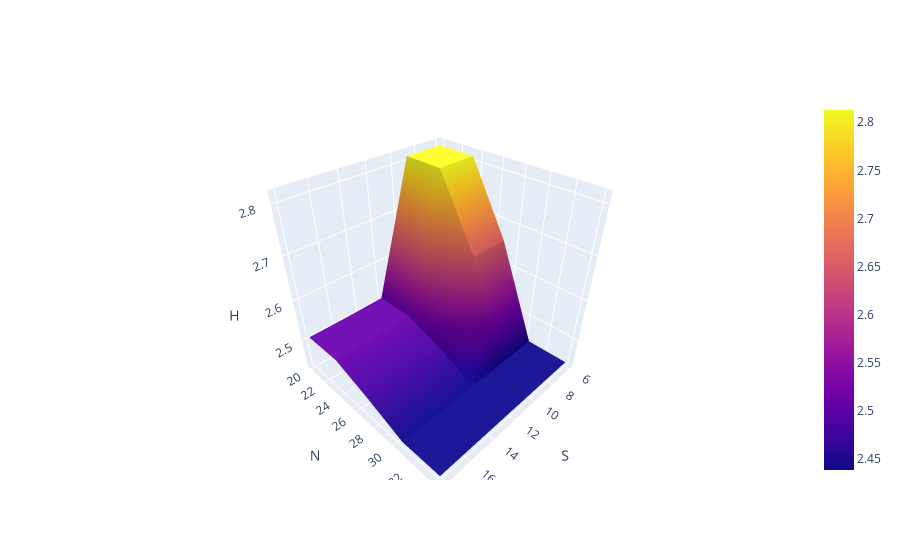

Source (notebook cell):
### Code cell
x = data['S'].sort_values()
y = data['N'].sort_values()
xx, yy = np.meshgrid(x, y)
zz = f2(xx, yy)

fig = go.Figure(data =
    go.Surface(
        z=zz,
        x=x,
        y=y
    ))
fig.update_layout(scene = dict(
                    xaxis_title='S',
                    yaxis_title='N',
                    zaxis_title='H'))
fig.show()

### Figure 1 — Plotly figure (JSON) as saved in the notebook; plotly's stock layout.template omitted (floating-point values rounded to 4 significant figures; data arrays with more than 128 entries replaced by an {"elided": "..."} marker saying what was removed)
{"data": [{"type": "surface", "x": [6, 9, 9, 9, 9, 9, 9, 9, 9, 12, 12, 12, 12, 12, 12, 12, 12, 12, 12, 12, 12, 12, 15, 15, 15, 15, 15, 15, 15, 15, 18], "y": [20, 23.5, 23.5, 23.5, 23.5, 23.5, 23.5, 23.5, 23.5, 27, 27, 27, 27, 27, 27, 27, 27, 27, 27, 27, 27, 27, 30.5, 30.5, 30.5, 30.5, 30.5, 30.5, 30.5, 30.5, 34], "z": {"elided": "31x31 float values"}}], "layout": {"scene": {"xaxis": {"title": {"text": "S"}}, "yaxis": {"title": {"text": "N"}}, "zaxis": {"title": {"text": "H"}}}}}
